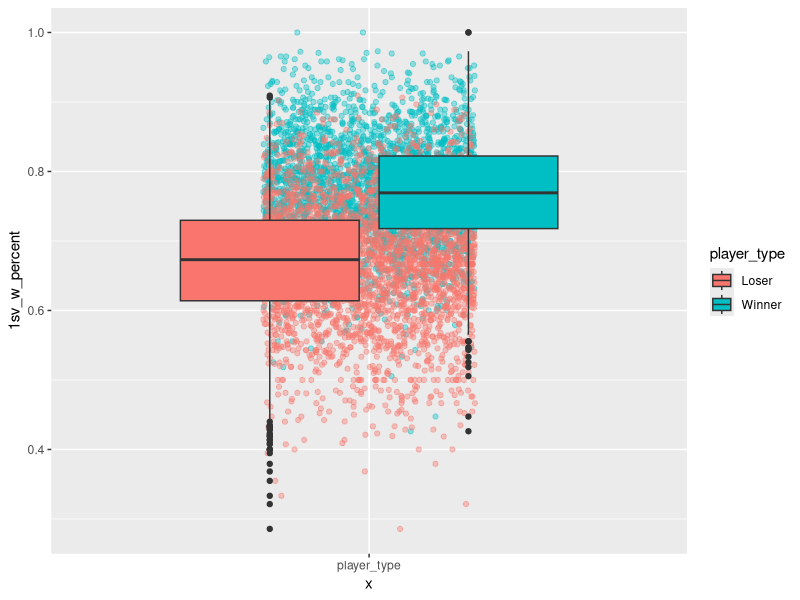
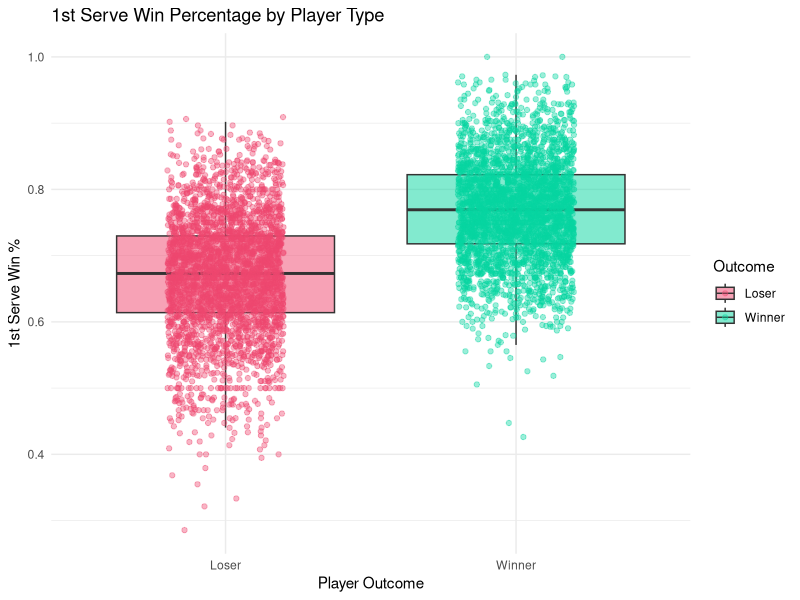
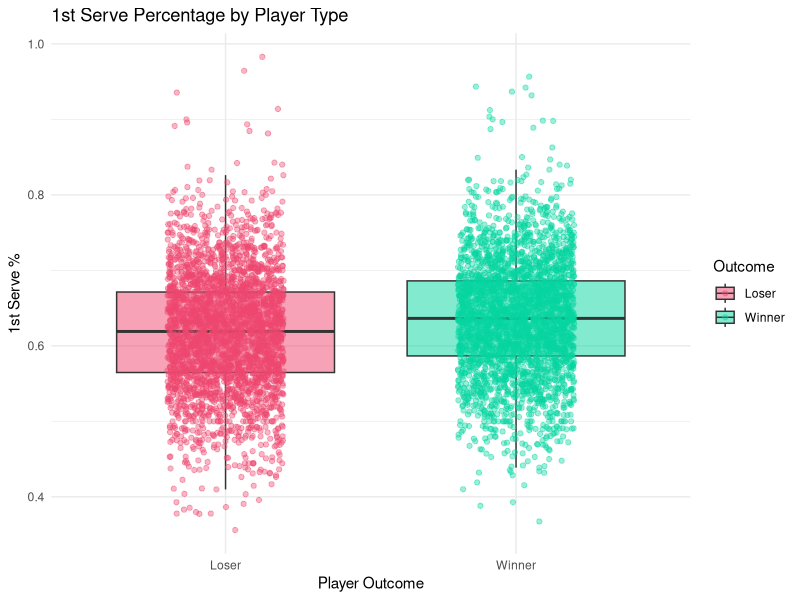
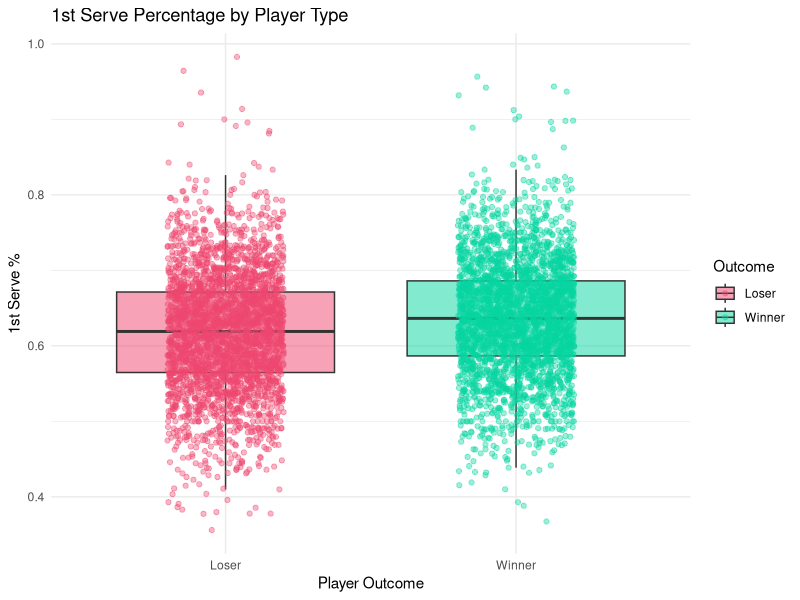

R code for these plots, in order:
## ---- chunk 1
library(tidyverse)
data <- read.csv("atp_matches_2024_no_RET.csv")



#creating new variables#

new_data <- data %>%
  mutate("W_ace_serve" = w_ace/w_svpt,
         "W_df_serve" = w_df/w_svpt,
         "w_1sv_percent" = w_1stIn/w_svpt,
         "W_1sv_w_percent" = w_1stWon/w_1stIn,
         "w_2sv_percent" = (w_svpt - w_1stIn - w_df)/(w_svpt - w_1stIn),
         "w_2sv_w_percent" = w_2ndWon/(w_svpt - w_1stIn),
         "L_ace_serve" = l_ace/l_svpt,
         "L_df_serve" = l_df/l_svpt,
         "L_1sv_percent" = l_1stIn/l_svpt,
         "L_1sv_w_percent" = l_1stWon/l_1stIn,
         "L_2sv_percent" = (l_svpt - l_1stIn - l_df)/(l_svpt - l_1stIn),
         "L_2sv_w_percent" = l_2ndWon/(l_svpt - l_1stIn),
         ) %>%
  select( 
         W_ace_serve,
         W_df_serve,
         w_1sv_percent,
         W_1sv_w_percent,
         w_2sv_percent,
         w_2sv_w_percent,
         L_ace_serve,
         L_df_serve,
         L_1sv_percent,
         L_1sv_w_percent,
         L_2sv_percent,
         L_2sv_w_percent)
  

#seperating winners an losers stats#

  s_new_data <- new_data %>%
    pivot_longer(
    cols = matches("^[wl]_"),            
    names_to = c("player_type", ".value"), 
    names_pattern = "^([wl])_(.*)"
    )
  
  
  ##creating winners data##
  winners <- new_data %>%
  select(starts_with("w_"), starts_with("W_")) %>%
  mutate(player_type = "Winner") %>%
  rename_with(~ str_remove(., "^[wW]_")) 

##creating losers data##
losers <- new_data %>%
  select(starts_with("L_"), starts_with("l_")) %>%
  mutate(player_type = "Loser") %>%
  rename_with(~ str_remove(., "^[lL]_")) 

#join both data sets##
long_data <- bind_rows(winners, losers) %>%
  drop_na()




ggplot(long_data, aes(x = "player_type", y = `1sv_w_percent`, fill = player_type)) +
  # 1. Add the boxplot first (the "background"
  # 2. Add the individual points on top
  geom_jitter(aes(color = player_type), width = 0.2, alpha = 0.4) + 
  geom_boxplot()
  




ggplot(long_data, aes(x = player_type, y = `1sv_w_percent`, fill = player_type)) +
  # 1. Add the boxplot first (the "background")
  geom_boxplot(outlier.shape = NA, alpha = 0.5) + 
  
  # 2. Add the individual points on top
  geom_jitter(aes(color = player_type), width = 0.2, alpha = 0.4) +
  
  # 3. Clean up labels and colors
  scale_fill_manual(values = c("Loser" = "#ef476f", "Winner" = "#06d6a0"), 
                    labels = c("Loser", "Winner")) +
  scale_color_manual(values = c("Loser" = "#ef476f", "Winner" = "#06d6a0"), 
                     labels = c("Loser", "Winner")) +
  labs(title = "1st Serve Win Percentage by Player Type",
       x = "Player Outcome",
       y = "1st Serve Win %",
       fill = "Outcome",
       color = "Outcome") +
  theme_minimal()



#ploting serve percent#

ggplot(long_data, aes(player_type, `1sv_percent`, fill = player_type)) + 
  geom_boxplot(outlier.shape = NA, alpha = 0.5) + 
  geom_jitter(aes(colour = player_type), width = 0.2, alpha = 0.4) + 
   scale_fill_manual(values = c("Loser" = "#ef476f", "Winner" = "#06d6a0"), 
                    labels = c("Loser", "Winner")) +
  scale_color_manual(values = c("Loser" = "#ef476f", "Winner" = "#06d6a0"), 
                     labels = c("Loser", "Winner")) +
  labs(title = "1st Serve Percentage by Player Type",
       x = "Player Outcome",
       y = "1st Serve %",
       fill = "Outcome",
       color = "Outcome") +
  theme_minimal()

ggsave("1sv.pdf")
